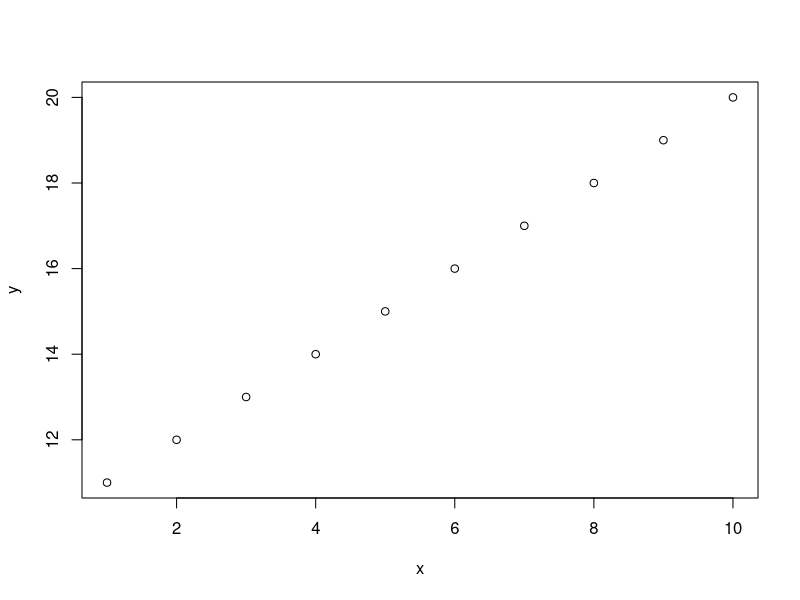
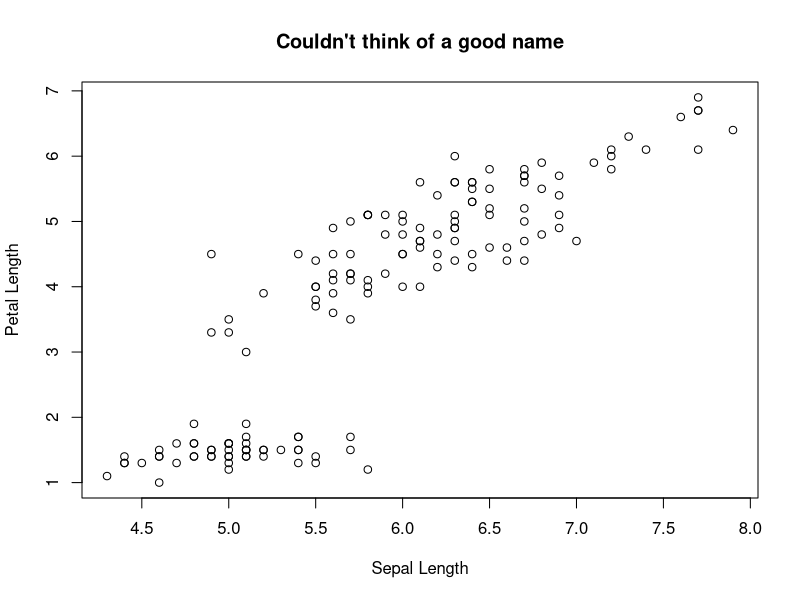
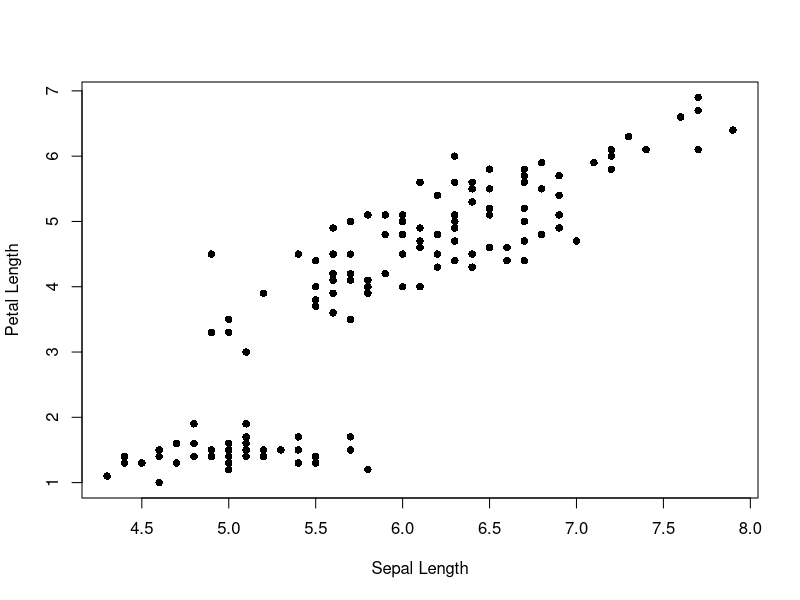
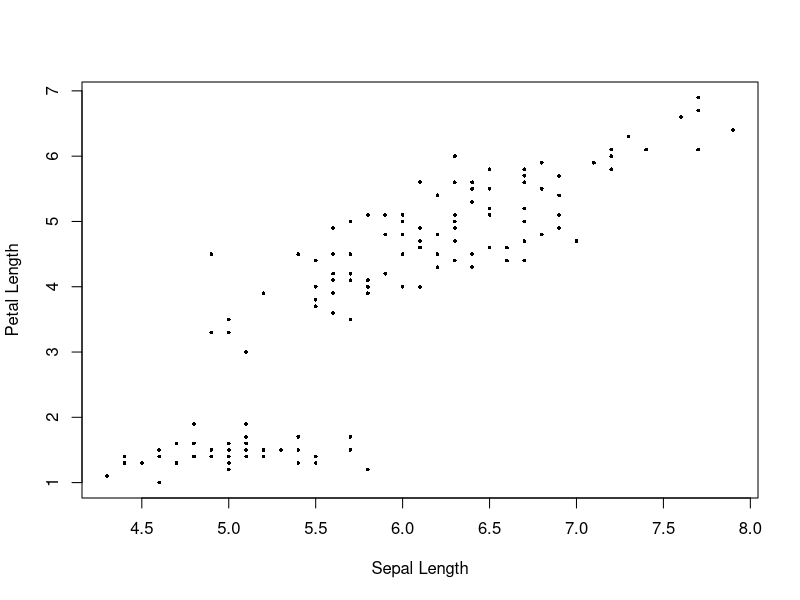
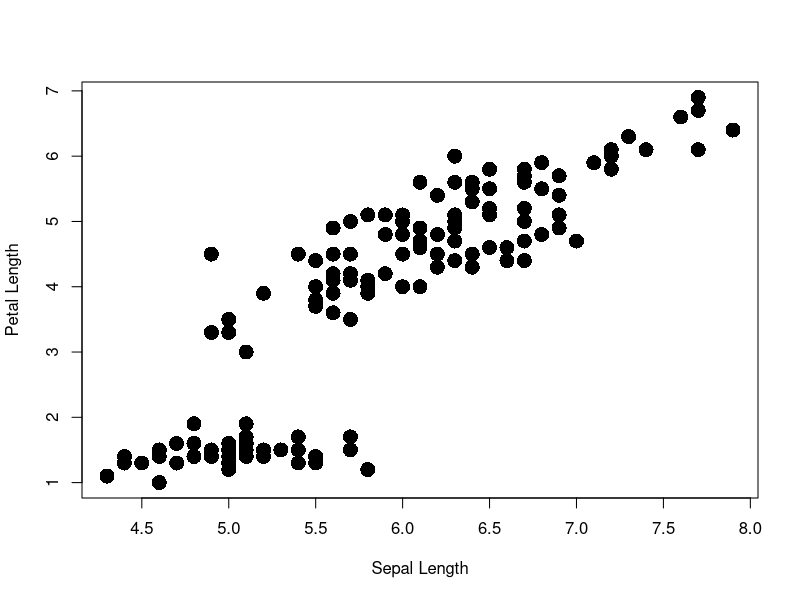
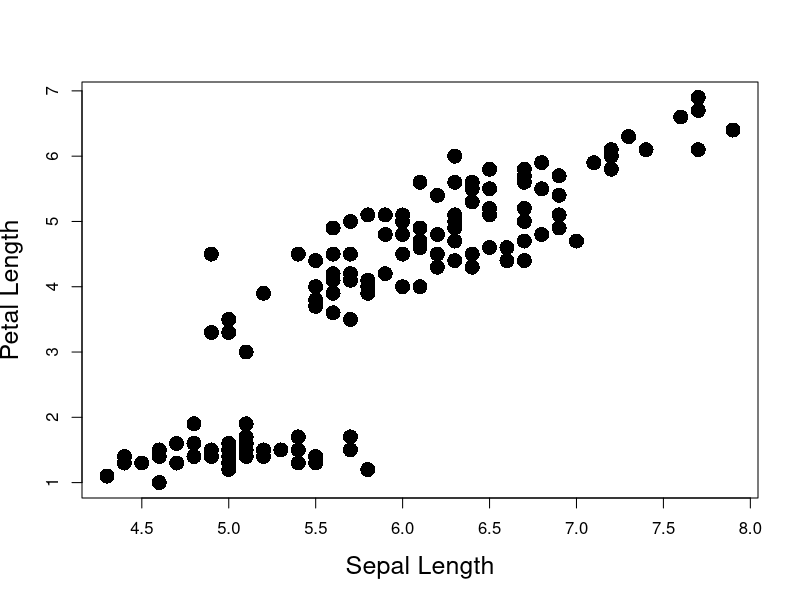
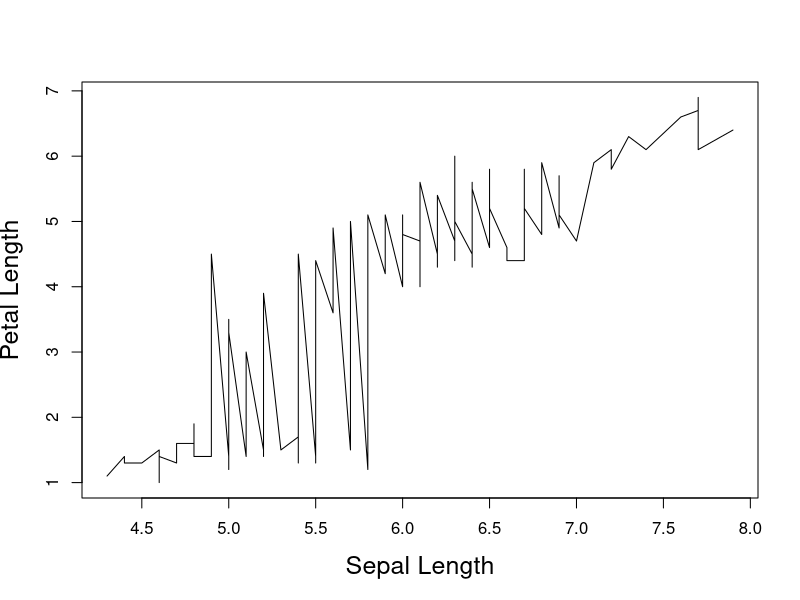
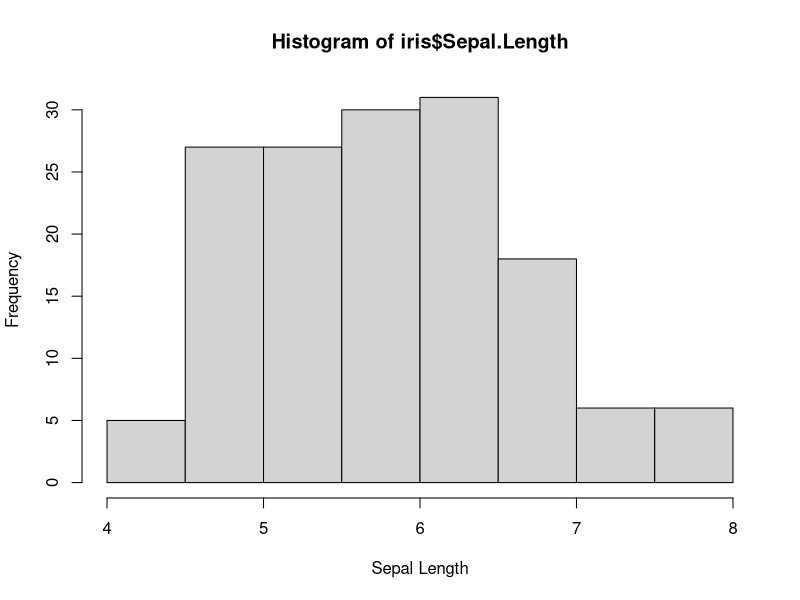

Write R code to recreate these figures, in order.
## ---- chunk 1
2+2

7-2

4^3

9/2
## ---- chunk 2
2+5*2/3

2+(5*(2/3))
## ---- chunk 3
2<3

6>=4

(2+2)==5

9<=15 & 10>11
## ---- chunk 4
x <- 1
x
x + 4
x
## ---- chunk 5
y <- x + 4
y
x <- x + 4
x
## ---- chunk 6
x <- 6
y <- 38
y-x
x*y
y%%x
## ---- chunk 7
z <- y + x
z
## ---- chunk 8
x <- 10
y <- 3
x==y
x>y
## ---- chunk 9
x <- c(1,2,3,4,5)
x
y <- c(4,2)
y
## ---- chunk 10
x <- c(1,2,3,4,5)
x + 1
x*2
## ---- chunk 11
y <- c(1,4,3,2,5)
x==y
x>y
## ---- chunk 12
x <- c(45,3,9,99,0)
sum(x)
z <- sum(x)
z
## ---- chunk 13
prod(x)
## ---- chunk 14
mean(x)
## ---- chunk 15
help(mean)
## ---- chunk 16
?mean  # Same as help(mean) 
## ---- chunk 17
??sequence
## ---- chunk 18
x <- 1
x <- c(5,6,7,8,9,10)
## ---- chunk 19
x <- 5:10
x
## ---- chunk 20
x <- seq(from = 5, to = 10, by = 1)
x

x <- seq(from = 5, to = 6, by = 0.1)
x

## ---- chunk 21
is.vector(x)

y <- c()
is.vector(y)

z <- vector(length = 5, mode = "numeric")
z
## ---- chunk 22
x <- c(1,2,3)
y <- c(4,5)
z <- c(x,y)
z
## ---- chunk 23
z <- c(monday = 1, tuesday = 2, wednesday = 3, thursday = 4, friday = 5)
z
names(z)
## ---- chunk 24
z <- c(1,2,3,4,5)
names(z)
# Names need to be a `character` vector 
names(z) <- c("monday", "tuesday", "wednesday", "thursday", "friday") 
names(z)
## ---- chunk 25
height <- c(76, 72, 74, 74, 78)
height
## ---- chunk 26
height[1] # extract the 1st element in the vector 
height[5] # extract the 5th element
height[6] # There is no 6th element

## ---- chunk 27
x <- height[1]
x
y <- height[5]
y
## ---- chunk 28
height[c(1,2,3)]
height[1:3]
## ---- chunk 29
height[-1]

height[c(-1,-5)]

height_new <- height[-1]
## ---- chunk 30
temp <- c(monday = 28.1, tuesday = 28.5, wednesday = 29.0, thursday = 30.1, friday = 30.2)
temp
## ---- chunk 31
temp["wednesday"] # Always use "" when subsetting by name
temp[3]

# Try subseting with only wednesday (without ""). 
# What happens?

## ---- chunk 32
y <- 5:50
y
## ---- chunk 33
# Turns whole vector to logical
y <= 10

# extract all elements less than or equal to 10
y[y <= 10]
## ---- chunk 34
 # extract all elements less than 10 and not equal to 5
y[y < 10 & y != 5]  
## ---- chunk 35
x <- c(1,2,3,4,5)
is.double(x)

y <- c(1.25, 3.755, 9.001)
is.double(y)
## ---- chunk 36
z1 <- c(1L,2L,3L,4L,5L)
is.integer(z1)
 
z2 <- as.integer(y)
is.integer(z2)
## ---- chunk 37
x <- c("Bilgecan is the best TA")
x
length(x)
## ---- chunk 38
y <- c("Bilgecan", "is", "the", "best", "TA")
y
y[1]
y[c(2,4)]
## ---- chunk 39
x <- c(1,2,3,4,5)
y <- x<3
y

z <- c(TRUE, FALSE, T, F)
z
## ---- chunk 40
x
z
## ---- chunk 41
x <- as.character(x)
x

z <- as.character(z)
z
## ---- chunk 42
x <- c("1","-2", "3.25", "A")
x <- as.numeric(x)
x
## ---- chunk 43
y <- c(T,F,F,T,T)
y <- as.numeric(y)
y
## ---- chunk 44
x <- c(0, 0, 5, 79, 3500)
x <- as.logical(x)
x

y <- c("TRUE", "F", "1", "0", "35000")
y <- as.logical(y)
y
## ---- chunk 45
x <- c(1,2,3,4,5)
x <- factor(x)
x
## ---- chunk 46
z <- c("a", "b", "c", "d")
z <- as.factor(z)
z

z <- factor(z, levels = c("c","b","a","d"), ordered = T)
z
## ---- chunk 47
z[5] <- "a"
z[6] <- "e"
z
## ---- chunk 48
f <- c(z,x)
f
is.factor(f)
typeof(f)
## ---- chunk 49
m <- matrix(nrow = 2, ncol = 2)
m
## ---- chunk 50
m <- matrix(c(1,2,3,4), nrow = 2, ncol = 2)
m
## ---- chunk 51
m <- matrix(c(1,2,3,4), nrow = 2, ncol = 2, byrow = T)
m

is.matrix(m)
## ---- chunk 52
v1 <- c(1,2,3)
v2 <- c(4,5,6)

m <- cbind(v1, v2)
m
## ---- chunk 53
m <- rbind(v1, v2)
m

is.matrix(m)
## ---- chunk 54
names(m)

colnames(m)
rownames(m)
## ---- chunk 55
colnames(m) <- c("a", "b", "c")
m
## ---- chunk 56
m <- matrix(c(1,2,3,4), nrow = 2, ncol = 2)
m*2
## ---- chunk 57
m2 <- matrix(c(5,6,7,8), nrow = 2, ncol = 2)
m + m2
## ---- chunk 58
january <- matrix(1:31, nrow = 5, ncol = 7, byrow = T)
january
## ---- chunk 59
january[1,2] # first row, second column
january[5,4] # fifth row, fourth column
## ---- chunk 60
january[1,]  # entire first row
january[,3]  # entire third column
## ---- chunk 61
colnames(january) <- c("monday", "tuesday", "wednesday", 
                       "thursday", "friday", "saturday", "sunday")
rownames(january) <- c("week 1", "week 2", "week 3", "week 4", "week 5")
january
## ---- chunk 62
january[,"monday"] # Remember to use "" when subsetting by name!
january[,"sunday"]
## ---- chunk 63
january["week 1",]
january["week 3", "thursday"]
## ---- chunk 64
january<15 # turns whole matrix to logical
## ---- chunk 65
january[january<15]
## ---- chunk 66
january[,"tuesday"]
tues <- january[,"tuesday"]
tues[tues<15]
## ---- chunk 67
x <- array(c(1,2,3), dim = 3)
x
is.vector(x)
is.array(x)
## ---- chunk 68
m <- array(c(1,2,3,4), dim = c(2,2))
m
is.array(m)
is.matrix(m)
## ---- chunk 69
a <- array(c(1,2,3,4,5,6,7,8), dim = c(2,2,2))
a
## ---- chunk 70
a[,,1]
a[1,2,]
a[1,2,2]
## ---- chunk 71
for (i in 1:5){
    print(i)
}
## ---- chunk 72
for (i in 1:2){
    print(i)
}
## ---- chunk 73
i # i is an object in the work space now
## ---- chunk 74
x <- 2

for (i in 1:4){
    x <- x^2
    print(x)
}
## ---- chunk 75
wizards <- c("Harry", "Hermione", "Ron")

for (i in 1:length(wizards)){
    paste("Hi,", wizards[i], sep=" ")
}
## ---- chunk 76
x <- rnorm(n = 10, mean = 1, sd = 0.5)  # Vector that we will use in the loop

outputs <- c()  # Create a blank vector

for (i in 1:length(x)) {
  outputs[i] <- x[i] * 10
}
head(outputs)
## ---- chunk 77
x <- rnorm(n = 50, mean = 0, sd = 1)
m <- matrix(x, ncol = 5, nrow = 10)
## ---- chunk 78
m <-  matrix(1:6, nrow = 3, ncol = 2)
for (i in 1:nrow(m)) {
  for(h in 1:ncol(m)) {
    print(m[i,h])
  }
}
## ---- chunk 79
if (3 > 2) {
  print("Yes")
}
## ---- chunk 80
x <- 1:5

for (i in 1:length(x)) {
  if(x[i] > 3) {
    print(paste(x[i],"is greater than 3"))
  }
  if(x[i] <= 3) {
    print(paste(x[i],"is less than or equal to 3"))
  }
}
## ---- chunk 81
if (1 > 2) {
  print("Yes")
} else print("No")
## ---- chunk 82
if (1 > 2) {
  print("Yes")
} else {
  print("No") # You can use curly braces with else statements as well
}  
## ---- chunk 83
tick_mean <- c(4,32,17,10,12)
tick_count <- matrix(nrow = 10, ncol = 5)
for (i in 1:5) {
  tick_count[,i] <- rpois(10, tick_mean[i])
} 
## ---- chunk 84
# define a function, f
f <- function(x, y) {
  x + y
}

# call function f
f(x = 1, y = 3)
## ---- chunk 85
f

# Also try to call teh function as f(). What error did you get?
## ---- chunk 86
body(f)
## ---- chunk 87
formals(f)
## ---- chunk 88
environment(f)

# Try to look for these three parts for the sum function. What do you see?
## ---- chunk 89
ismail <- 2  # variable defined outside the function

g <- function() {
     bilgecan <- 1 # variable defined inside the function 
    c(ismail, bilgecan) 
}

g()
## ---- chunk 90
f1 <- function(a, b) {
    x <- a + b 
    y <- (a + b)^2
    z <- a/b
}

f1(1, 2)  # doesn't return anything
## ---- chunk 91
f2 <- function(a, b) {
    x <- a + b 
    y <- (a + b)^2
    z <- a/b
    return(c(x, y, z))
}

f3 <- function(a, b) {
    x <- a + b 
    y <- (a + b)^2
    z <- a/b
    c(x, y, z) # same result as writing return(c(x, y, z))
}

# returns x, y, and z
f2(1, 2)  
f3(1, 2)
## ---- chunk 92

params <- c(5, 25)
params

f3 <- function(p){
    alpha <- p[1]
    beta <- p[2]
    alpha * beta
}

f3(params)
## ---- chunk 93
subtract <- function(a = 5, b = 2){
    return(a - b)
}

subtract()
subtract(5, 6)
## ---- chunk 94
iris
## ---- chunk 95
head(iris)
is.data.frame(iris)
## ---- chunk 96
iris[1,3]
head(iris[,4])
tail(iris[,"Species"])
## ---- chunk 97
head(iris$Petal.Width)
head(iris[,4])
## ---- chunk 98
d <- data.frame(x = c(5.6, 2.45, 7.09), y = c("a","b","c"), z = c(1,2,3))
d
str(d)
## ---- chunk 99
d <- data.frame(x = c(5.6, 2.45, 7.09), y = c("a","b","c"), z = c(1,2,3), 
                stringsAsFactors = F)
str(d)
## ---- chunk 100
d$t <- as.factor(c(10,20,30))
d
str(d)
## ---- chunk 101
d1 <- data.frame(x = c(5.6, 2.45, 7.09), y = c("a","b","c"), 
                 stringsAsFactors = F)
d2 <- data.frame(z = c(1,2,3), t = as.factor(c(10,20,30)))
d3 <- cbind(d1,d2)
str(d3)
## ---- chunk 102
# When binding two data frames by row, column names must match!
# Try binding d1 and d2 from the previous slide by row. What error do you get? 

d2 <- data.frame(x = c(1,2,3), y = as.factor(c(10,20,30)))
d4 <- rbind(d1,d2)

# Remember coercison
str(d4)
## ---- chunk 103
getwd()
## ---- chunk 104
d <- data.frame(x = c(5.6, 2.45, 7.09), y = c("a","b","c"), z = as.factor(c(1,2,3)))
l <- list(x = c(5.6, 2.45, 7.09), y = c("a","b","c"), z = as.factor(c(1,2,3)))
l
typeof(l)
typeof(d)
## ---- chunk 105
# Notice the similarity in the syntax with adding a column in a data frame
l$d <- d
l[2:4]
## ---- chunk 106
# Listception
l$l <- l
l[4:5]
## ---- chunk 107
l[1]
str(l[1])
## ---- chunk 108
l[[1]]
str(l[[1]])
## ---- chunk 109
names(l)
## ---- chunk 110
names(l)[1] <- "new name"
names(l)[1]
names(l[1])
## ---- chunk 111
names(l[[1]])
names(l[[1]])[1] <- "a"
l[1]
## ---- chunk 112
l$x
l$y
## ---- chunk 113
d <- data.frame(x = c(5.6, 2.45, 7.09), 
                y = c("a","b","c"), 
                z = as.factor(c(1,2,3)))
l <- list(x = c(5.6, 2.45, 7.09), 
          y = c("a","b","c"), 
          z = as.factor(c(1,2,3)))
l2 <- list(a = c(5:10), b = c(500:600))
l$d <- d
l$l2 <- l2
## ---- chunk 114
x <- 1:10
y <- 11:20
plot(x, y)
## ---- chunk 115
iris <- iris[order(iris$Sepal.Length),]
x <- iris$Sepal.Length
y <- iris$Petal.Length
plot(x, y, 
     xlab = "Sepal Length", 
     ylab = "Petal Length", 
     main = "Couldn't think of a good name")
## ---- chunk 116
plot(x, y, xlab = "Sepal Length", ylab = "Petal Length", pch = 16)
## ---- chunk 117
plot(x, y, xlab = "Sepal Length", ylab = "Petal Length", pch = 16, cex = 0.5)
## ---- chunk 118
plot(x, y, xlab = "Sepal Length", ylab = "Petal Length", pch = 16, cex = 2)
## ---- chunk 119
plot(x, 
     y, 
     xlab = "Sepal Length", 
     ylab = "Petal Length", 
     pch = 16, 
     cex = 2, 
     cex.lab = 1.5)
## ---- chunk 120
plot(x, 
     y, 
     xlab = "Sepal Length", 
     ylab = "Petal Length", 
     pch = 16, 
     cex = 2, 
     cex.lab = 1.5,
     type = "l")
## ---- chunk 121
hist(iris$Sepal.Length, xlab = "Sepal Length")
## ---- chunk 122
hist(iris$Sepal.Length, xlab = "Sepal Length", breaks = 5)
## ---- chunk 123
plot(density(iris$Sepal.Length), xlab = "Sepal Length", main = "")
## ---- chunk 124
hist(iris$Sepal.Length, xlab = "Sepal Length", probability = T, col = "grey")
lines(density(iris$Sepal.Length), col =  "red", lwd = 2)
## ---- chunk 125
boxplot(iris$Sepal.Length, iris$Petal.Length, names = c("Sepal Length", "Petal Length"))
## ---- chunk 126
par(mfrow = c(2,2))

plot(x, y, xlab = "Sepal Length", ylab = "Petal Length", pch = 16, cex = 0.5)

hist(x, xlab = "Sepal Length", probability = T, col = "grey", main = "")
lines(density(x), col =  "red", lwd = 2)

hist(y, xlab = "Petal Length", probability = T, col = "grey", main = "")
lines(density(y), col =  "red", lwd = 2)

boxplot(x, y, names = c("Sepal Length", "Petal Length"))
## ---- chunk 127
par(mfrow = c(2,2)) # you can also use mfcol()

par(mar = c(5,4,1,1)) # default mar values are c(5, 4, 4, 2)
plot(x, y, xlab = "Sepal Length", ylab = "Petal Length", 
     pch = 16, 
     cex = 0.5) 

par(mar = c(5,4,1,1))
hist(x, xlab = "Sepal Length", probability = T, 
     col = "grey", 
     main = "")
lines(density(x), col =  "red", lwd = 2)

hist(y, xlab = "Petal Length", probability = T, col = "grey", main = "")
lines(density(y), col =  "red", lwd = 2)

boxplot(x, y, names = c("Sepal Length", "Petal Length"))
## ---- chunk 128
`+`(2,3)
`*`(10,10)
`[`(x,1)
`[`
